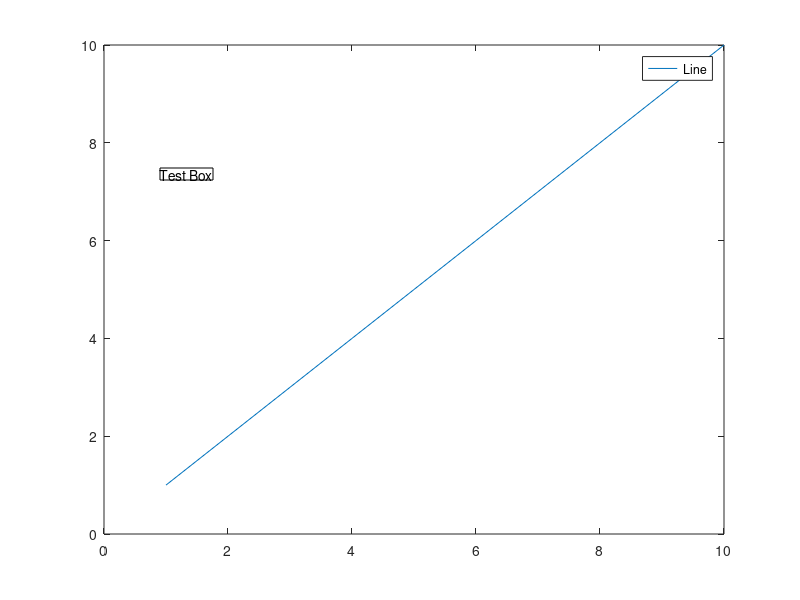

This figure's MATLAB source: (Note: this script raises an error after producing the figure.)
% smoke_test_annotation_style.m
% Smoke test to validate annotation textbox styling after SmartFigureEngine changes
% Tests that annotations use EXACT same FontSize logic as legend (via getSharedLegendTextFont)

%% Clear environment
clear all
close all
clc

fprintf('=== Annotation Styling Smoke Test ===\n\n');
fprintf('Goal: Annotations must follow EXACT legend FontSize resolution logic\n');
fprintf('Priority: style.legendFont -> SmartFigureEngine_GlobalLegendFont -> default(16)\n');
fprintf('Note: style.legendFont has HIGHEST priority and overrides appdata\n\n');

%% Create test figure
fprintf('Step 1: Creating test figure with annotation textbox and legend...\n');
fig = figure('Name', 'Annotation Style Test');
plot(1:10);
annotation('textbox', [0.2 0.7 0.2 0.1], 'String', 'Test Box');
lg = legend('Line');
fprintf('  ✓ Test figure created\n\n');

%% Test 1: style.legendFont set (highest priority)
fprintf('Step 2: Testing style.legendFont = 12 (highest priority)...\n');
style = SmartFigureEngine.computeSmartStyle(3.5, 2.6, 1, 1, 'PRL');
style.legendFont = 12;
SmartFigureEngine.applyFullSmart(fig, style);
fprintf('  ✓ applyFullSmart completed\n\n');

fprintf('Step 3: Validating both legend and annotation FontSize = 12...\n');
ann = findall(fig, 'Type', 'textboxshape');
lg = findall(fig, 'Type', 'legend');

if isempty(ann)
    error('FAILED: No annotation textbox found.');
end
if isempty(lg)
    error('FAILED: No legend found.');
end

if lg.FontSize ~= 12
    error('FAILED: Legend FontSize incorrect. Expected 12, got %.1f', lg.FontSize);
end
if ann.FontSize ~= 12
    error('FAILED: Annotation FontSize does not match legend. Expected 12, got %.1f', ann.FontSize);
end
fprintf('  ✓ Legend FontSize = %g\n', lg.FontSize);
fprintf('  ✓ Annotation FontSize = %g (matches legend)\n\n', ann.FontSize);

%% Test 2: Global appdata (when style.legendFont not set)
fprintf('Step 4: Testing global appdata override (style.legendFont removed)...\n');
style2 = SmartFigureEngine.computeSmartStyle(3.5, 2.6, 1, 1, 'PRL');
% Remove legendFont field to test appdata fallback
style2 = rmfield(style2, 'legendFont');
setappdata(0, 'SmartFigureEngine_GlobalLegendFont', 20);
SmartFigureEngine.applyFullSmart(fig, style2);
fprintf('  ✓ applyFullSmart with global appdata = 20 completed\n\n');

fprintf('Step 5: Validating both legend and annotation FontSize = 20...\n');
ann = findall(fig, 'Type', 'textboxshape');
lg = findall(fig, 'Type', 'legend');

if lg.FontSize ~= 20
    error('FAILED: Legend FontSize not using appdata. Expected 20, got %.1f', lg.FontSize);
end
if ann.FontSize ~= 20
    error('FAILED: Annotation FontSize does not match legend. Expected 20, got %.1f', ann.FontSize);
end
fprintf('  ✓ Legend FontSize = %g (from appdata)\n', lg.FontSize);
fprintf('  ✓ Annotation FontSize = %g (matches legend)\n\n', ann.FontSize);

%% Test 3: Verify style.legendFont overrides appdata
fprintf('Step 6: Testing style.legendFont overrides appdata...\n');
fprintf('        (appdata=20, but style.legendFont=14)\n');
style3 = SmartFigureEngine.computeSmartStyle(3.5, 2.6, 1, 1, 'PRL');
style3.legendFont = 14;
% appdata still = 20 from previous test
SmartFigureEngine.applyFullSmart(fig, style3);
fprintf('  ✓ applyFullSmart completed\n\n');

fprintf('Step 7: Validating both use style.legendFont = 14 (not appdata 20)...\n');
ann = findall(fig, 'Type', 'textboxshape');
lg = findall(fig, 'Type', 'legend');

if lg.FontSize ~= 14
    error('FAILED: Legend not using style.legendFont. Expected 14, got %.1f', lg.FontSize);
end
if ann.FontSize ~= 14
    error('FAILED: Annotation FontSize does not match legend. Expected 14, got %.1f', ann.FontSize);
end
fprintf('  ✓ Legend FontSize = %g (style.legendFont overrides appdata)\n', lg.FontSize);
fprintf('  ✓ Annotation FontSize = %g (matches legend)\n\n', ann.FontSize);

%% Cleanup
rmappdata(0, 'SmartFigureEngine_GlobalLegendFont');

%% Success
fprintf('\n');
fprintf('================================================\n');
fprintf('✓ Annotation styling smoke test PASSED\n');
fprintf('================================================\n');
fprintf('\n');
fprintf('Summary:\n');
fprintf('  - Annotations use getSharedLegendTextFont: CONFIRMED\n');
fprintf('  - style.legendFont (highest priority): WORKING\n');
fprintf('  - Global appdata fallback: WORKING\n');
fprintf('  - Priority hierarchy: IDENTICAL TO LEGEND\n');
fprintf('  - Annotations always match legend FontSize: VERIFIED\n');
fprintf('\n');
